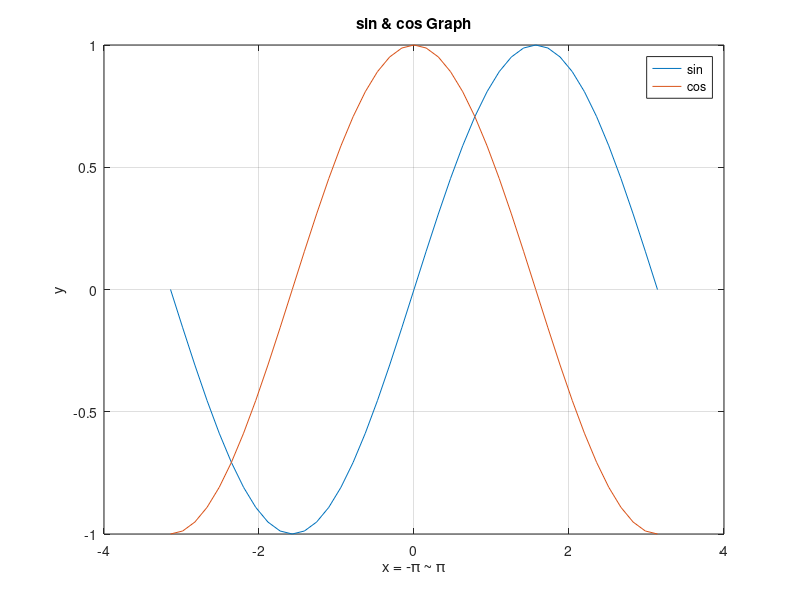

The MATLAB script that drew this image:
clc; clear;

x = -pi:pi/20:pi;

plot(x, sin(x));
hold on
plot(x, cos(x));
hold off
title('sin & cos Graph'); xlabel('x = -π ~ π'); ylabel('y');
legend('sin', 'cos');
grid on;